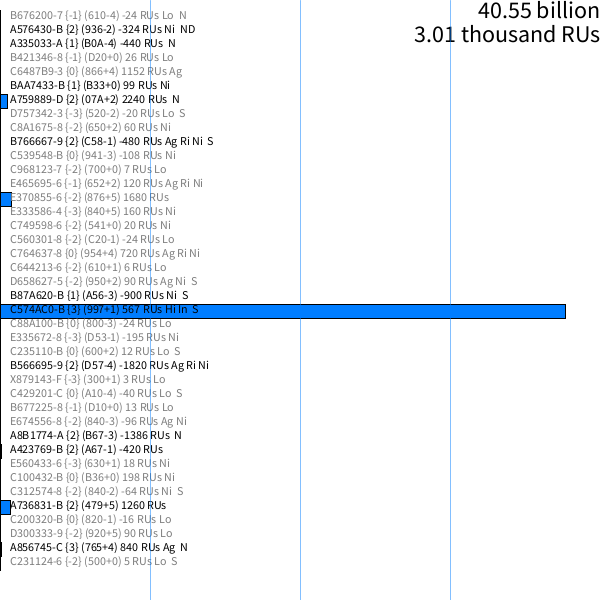
Frame 1 (no input)
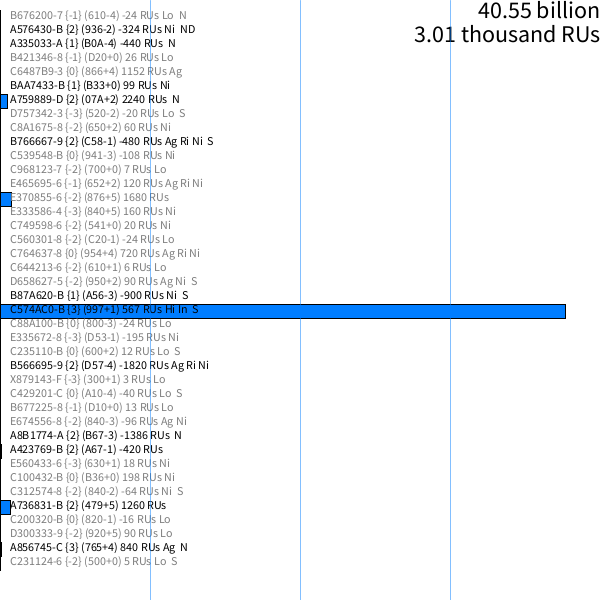
Frame 60 (the mouse pressed at the canvas centre just before this capture)
Frame 120 (the mouse held since frame 60 and released just before this capture): identical to frame 60, image omitted

The Processing sketch that drew these frames (run headless with seeded random() and noise(); from frame 60 on, the mouse is pressed at the canvas centre):

// Processing sketch: UWPAnalysis
// ── UWPAnalysis.pde
// this started out as a quick sketch - not sure if it will get folded into
// the primary Traveller project, or stay standalone

// probably should have it consume a subsector JSON instead of randomly
// creating a list, but this is good enough for now

int listSize = 40;
UWP[] systems;
float[] popPercent;
long totalPop;
int totalRUs;

float barHeight;

void setup(){
  background(255);
  size(600,600);
  
  barHeight = (height - 20) / listSize;
  
  systems = new UWP[listSize];
  popPercent = new float[listSize];
  
  totalPop = 0;
  for (int i = 0; i < listSize; i++){
    systems[i] = new UWP();
    totalPop += systems[i].popcount;
    totalRUs += systems[i].resourceUnits;
  }

  for (int i = 0; i < listSize; i++){
    popPercent[i] = (systems[i].popcount / (float)totalPop) * 100;
  } 

  println(magnitudeFormatNumber(totalPop));
  
  for (int i = 0; i < listSize; i++){
    println(systems[i] + " : " + 
            nf(popPercent[i],2,2) + "%  : " + 
            magnitudeFormatNumber(systems[i].popcount));// + " : " + 
            //systems[i].popcount + " : " + 
            //magnitudeFormatNumber((long)systems[i].popDensity) + " people/sq.mi."); 
  }
}

void draw(){
  background(255);
  textAlign(LEFT, TOP);

  for (int i = 0; i < listSize; i++){
    fill(0, 125, 255);
    stroke(0);
    rect(0, i * barHeight + 10, (width * popPercent[i]/100), barHeight);
    
    if (systems[i].importance >= 4){
      fill(255, 0, 0);
    } else if (systems[i].importance <=0){
      fill(125);
    } else {
      fill(0);
    }
    textSize(12);
    text(systems[i].toString(), 10, i * barHeight + 10);
  }
  
  textAlign(RIGHT, TOP);
  textSize(24);
  fill(0);
  text(magnitudeFormatNumber(totalPop), width, 0);
  text(magnitudeFormatNumber(totalRUs) + " RUs", width, 24);
  
  stroke(0, 125, 255, 125);
  line(width/4, 0, width/4, height);
  line(width/2, 0, width/2, height);
  line(width/4 * 3, 0, width/4 * 3, height);
}


String magnitudeFormatNumber(long _num){
  float thousand = 1000;
  float million  = 1000000;
  float billion  = 1000000000;
  String result;
  if (floor(_num/billion) > 0){
    result = nf(_num/billion, 0, 2) + " billion";
  } else if (floor(_num/million) > 0){
    result = nf(_num/million, 0, 2) + " million";
  } else if (floor(_num/thousand) > 0){
    result = nf(_num/thousand, 0, 2) + " thousand";
  } else {
    //result = nf((float)_num/100, 0, 2) + " hundred";
    result = nf(_num,0,0);
  }
  return result;
}
// ── UWP.pde
// taking class from Traveller project for some experimentation
// basic UWP generation is taken from CT77

// extending with a population digit, surface area, population density

// some more indices to think about:
//   DONE importance (a la T5 & Pocket Empires)
//   DONE economic extension (a la T5 & Pocket Empires)
//        habitability & tech support needed to survive
//        population needed to support tech
//        starport appropriateness - trade barriers? (see Far Trader)
//        population needed to support starport



// Universal World Profile
class UWP {
  char starport;
  int size, atmo, hydro, pop, gov, law, tech; 
  float  popmod;
  long popcount;
  
  float surfaceArea; // needs debugging, don't think it handles size 0 properly
  float popDensity;
  
  int importance; 
  
  Boolean agricultural = false;
  Boolean highPopulation = false;
  Boolean industrial = false;
  Boolean rich = false;
  Boolean nonindustrial = false;
  Boolean barren = false;
  Boolean dieback = false;
  Boolean lowPopulation = false;
  
  Boolean navalBase = false;
  Boolean scoutBase = false;
  Boolean depot = false;
  Boolean waystation = false;
  
  int resources;
  int labor;
  int infrastructure;
  int efficiency;
  int resourceUnits;
  
  int gasGiants;
  int belts;
  
  UWP(){
    starport = generateStarport();
    
    size     = twoDice() - 2;

    atmo     = twoDice() - 7 + size;
    if (size == 0 || atmo < 0){ atmo = 0; }
    
    hydro    = twoDice() - 7 + size;
    if (atmo <= 1 || atmo >= 10){ hydro -= 4; }
    if (size <= 1 || hydro < 0){ hydro = 0; }
    if (hydro > 10) { hydro = 10; }
    
    float totalSurfaceArea = 4 * PI * pow(((float)size/2 * 1000), 2);
    surfaceArea = totalSurfaceArea/10 * (10 - hydro);
    //println(size + " " + hydro + " " + totalSurfaceArea + " " + surfaceArea);
    
    pop      = twoDice() - 2;
    popmod   = random(1,10);
    popcount = (long)(pow(10, pop) * popmod);  
    
    popDensity = popcount/surfaceArea;
    
    gov      = twoDice() - 7 + pop;
    if (gov < 0){ gov = 0; }
    
    law      = twoDice() - 7 + gov;
    if (law < 0){ law = 0; } 
    
    tech     = generateTech();
    
    // hacking in temporary trade codes to support importance...
    if (atmo >= 4 && atmo <= 9 && 
        hydro >= 4 && hydro <= 8 &&
        pop >= 5 && pop <= 7){ agricultural = true; }
    if (pop >= 9){ highPopulation = true; }
    if ((atmo <= 2 || atmo == 4 || atmo == 7 || atmo == 9) &&
        pop >= 9){ industrial = true; }
    if ((atmo == 6 || atmo == 8) &&
        pop >= 6 && pop <= 8){ rich = true; }
    if (pop >= 4 && pop <= 6){ nonindustrial = true; }
    if (pop >= 1 && pop <= 3){ lowPopulation = true; }
    if (pop == 0 && gov == 0 && law == 0){   // some ambiguity here...
      if (tech == 0){                        // T5 table on p. 432 forces gov/law to zero if pop == 0
        barren = true;                       // but the tables on the next page omit this detail
      } else {
        dieback = true;
      }
    }
    
    // same thing for bases
    navalBase = generateNavalBase();
    scoutBase = generateScoutBase();

    // T5 doesn't supply a procedure for establishing depots/waystations
    // making one up here
    if (starport == 'A' && navalBase){
      if (twoDice() < 5){ depot = true; } 
    }
    if (starport == 'A' && scoutBase){
      if (twoDice() < 5){ waystation = true; }
    }

    importance = calculateImportance();
    
    // adding for use in Economic Extension
    
    gasGiants = floor(twoDice()/2) - 2;
    if (gasGiants < 0){ gasGiants = 0; }
    
    belts = oneDie() - 3;
    if (belts < 0){ belts = 0; }
    
    calculateEconomics();  // using T5, p. 435
  }
  
  UWP(JSONObject _json){
    starport = _json.getString("Starport").charAt(0);
    size     = _json.getInt("Size");
    atmo     = _json.getInt("Atmosphere");
    hydro    = _json.getInt("Hydrographics");
    pop      = _json.getInt("Population");
    gov      = _json.getInt("Government");
    law      = _json.getInt("Law Level");
    tech     = _json.getInt("Tech Level");
  }  
  
  void calculateEconomics(){
    resources = twoDice();
    if (tech >= 8){
      resources += gasGiants;
      resources += belts;
    }
    
    labor = pop - 1;
    if (labor < 0){ labor = 0; }
    
    int temp;
    if (nonindustrial){ 
      temp = oneDie(); 
    } else {
      temp = twoDice();
    }
    infrastructure = temp + importance;
    if (barren)            { infrastructure = 0; }
    if (dieback)           { infrastructure = 0; }
    if (lowPopulation)     { infrastructure = 0; }
    if (infrastructure < 0){ infrastructure = 0; }
    
    efficiency = oneDie() - oneDie();
    
    int tempResources = resources;
    if (tempResources == 0){ tempResources = 1; }
    
    int tempLabor = labor;
    if (tempLabor == 0){ tempLabor = 1; }
    
    int tempInfrastructure = infrastructure;
    if (tempInfrastructure == 0){ tempInfrastructure = 1; }
    
    int tempEfficiency = efficiency;
    if (tempEfficiency == 0){ tempEfficiency = 1; }
    
    resourceUnits = tempResources * tempLabor * tempInfrastructure * tempEfficiency;
  }
  
  int calculateImportance(){
    int result = 0;
    
    if (starport == 'A' || starport == 'B'){ result++; }
    if (starport == 'D' || starport == 'E' || starport == 'X'){ result--; }
    
    if (tech >= 10){ result++; }
    if (tech <= 8 ){ result--; }
    
    // trade codes - hack in for now, later can import that class...
    if (agricultural){ result++; }
    if (highPopulation){ result++; }
    if (industrial){ result++; }
    if (rich){ result++; }
    
    if (pop <= 6){ result--; }
    
    // bases - these live in the System class in the parent project, hack for now...
    if (scoutBase && navalBase){ result++; }
    
    // waystation - T5 just says 'Starport A may have waystation or depot' but no method to generate...
    if (depot || waystation){ result++; }
    
    return result;
  }
  
  int generateTech(){
    int modifier = 0;
    
    if (starport == 'A'){ modifier += 6; }
    if (starport == 'B'){ modifier += 4; }
    if (starport == 'C'){ modifier += 2; }
    if (starport == 'X'){ modifier -= 4; }
    
    if (size <= 1){             modifier += 2; }
    if (size > 1 && size <= 4){ modifier += 1; }
    
    if (atmo <= 3 || atmo >= 10){ modifier += 1; }
    
    if (hydro == 9){  modifier += 1; }
    if (hydro == 10){ modifier += 2; }
    
    if (pop >= 1 && pop <= 5){ modifier += 1; }
    if (pop == 9){             modifier += 2; }
    if (pop == 10){            modifier += 4; }
    
    if (gov == 0 || gov == 5){ modifier += 1; }
    if (gov == 13){            modifier -= 2; }
    
    return oneDie() + modifier;
  }
  
  char generateStarport(){
    int roll = twoDice();
    
    switch(roll){
      case 2:
      case 3:
      case 4:
        return 'A';
      case 5:
      case 6:
        return 'B';
      case 7:
      case 8:
        return 'C';
      case 9:
        return 'D';
      case 10:
      case 11:
        return 'E';
      case 12:
        return 'X';
      default:
        println("Invalid result in generateStarport()");
        return 'Z';
      
    }
  }
  
  // Traveller uses hexadecimal to get single-digit utility,
  // but occasionally allows values to go above 15 (F)
  // so there is an 'extended hex' scheme, excluding 'I' + 'O' to 
  // avoid confusion with '1' + '0'
  String modifiedHexChar(int _value){
    if (_value <= 15){ return hex(_value, 1); }
    switch(_value){
      case 16:
        return str('G');
      case 17:
        return str('H');
      case 18:
        return str('J');
      case 19:
        return str('K');
      case 20:
        return str('L');
      case 21:
        return str('M');
      case 22:
        return str('N');
      default:
        println("Invalid input to modifiedHexChar()");
        return str('Q');
    }
  }
  
  String toString(){
    String tradeCodes = "";
    if (agricultural  ){ tradeCodes += "Ag "; }
    if (highPopulation){ tradeCodes += "Hi "; }
    if (industrial    ){ tradeCodes += "In "; }
    if (rich          ){ tradeCodes += "Ri "; }
    if (nonindustrial ){ tradeCodes += "Ni "; }
    if (lowPopulation ){ tradeCodes += "Lo "; }
    if (barren        ){ tradeCodes += "Ba "; }
    if (dieback       ){ tradeCodes += "Di "; }
    
    String bases = "";
    if (scoutBase) { bases += "S"; }
    if (navalBase) { bases += "N"; }
    if (depot)     { bases += "D"; }
    if (waystation){ bases += "W"; }
    
    String resourceString = "";
    resourceString += "(" + hex(resources, 1) + hex(labor, 1) + hex(infrastructure, 1);
    String sign = "+";
    if (efficiency < 0){ sign = "-"; }
    resourceString += sign + hex(abs(efficiency), 1) + ") ";
    
    return starport + hex(size, 1) + hex(atmo, 1) + 
                      hex(hydro, 1) + hex(pop, 1) +
                      hex(gov, 1) + hex(law, 1) +
                      "-" + modifiedHexChar(tech) +
                      " {" + importance + "} " +
                      resourceString +
                      resourceUnits + " RUs " +
                      tradeCodes + " " +
                      bases;
  }
  
  JSONObject asJSON(){
    JSONObject json = new JSONObject();
    json.setString("Starport", str(starport));
    json.setInt("Size", size);
    json.setInt("Atmosphere", atmo);
    json.setInt("Hydrographics", hydro);
    json.setInt("Population", pop);
    json.setInt("Government", gov);
    json.setInt("Law Level", law);
    json.setInt("Tech Level", tech);
    return json;
  }

  int oneDie(){
    return floor(random(0,6)) + 1;
  }
  
  int twoDice(){
    return oneDie() + oneDie();
  }


  Boolean generateScoutBase(){
    int modifier = 0;
    if (starport == 'A'){ modifier = -3; }
    if (starport == 'B'){ modifier = -2; }
    if (starport == 'C'){ modifier = -1; }
    if (starport == 'E' || starport == 'X'){ return false; }
    if (twoDice() + modifier >= 7){ return true; }
    return false;
  }
  
  Boolean generateNavalBase(){
    if (starport == 'A' || starport == 'B'){ 
      if (twoDice() >= 8){ return true; }
    }
    return false;
  }
}
